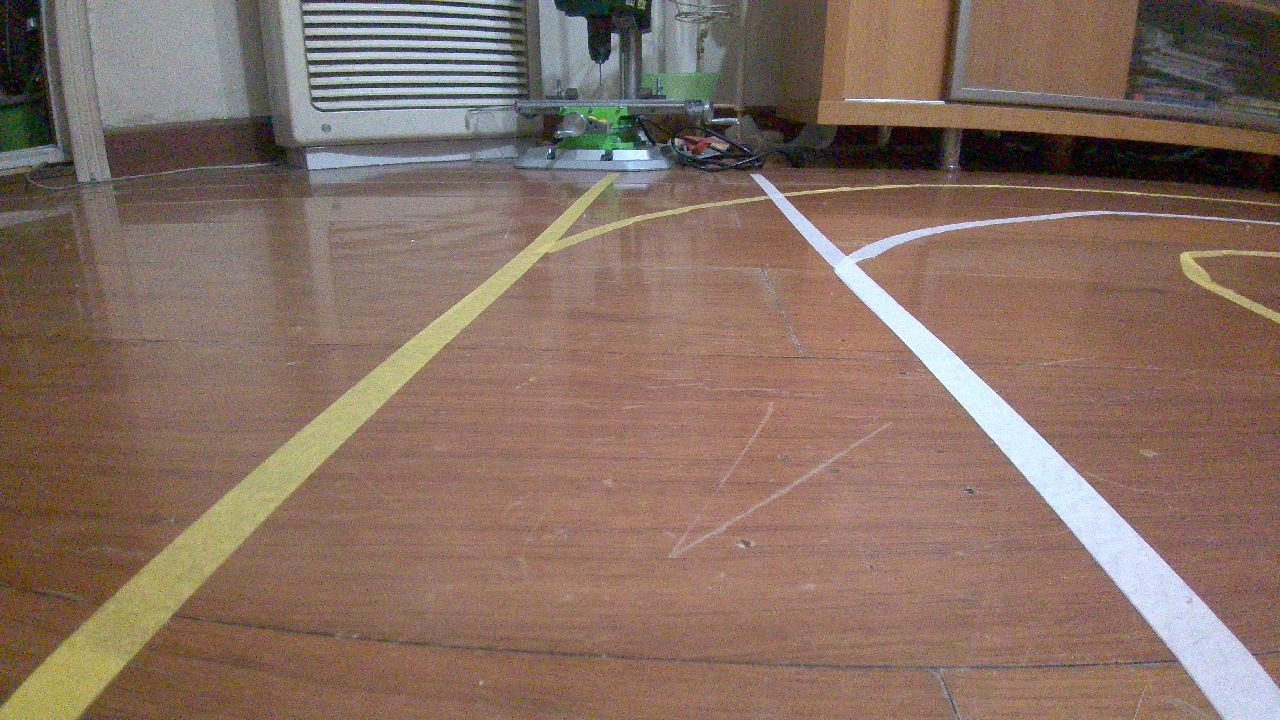
#> input picture test_images/cal_hwheel.jpg, 1280 x 720 px; its folder holds only this picture in this run
$ python gen_example_images.py   (older library calls are emulated)
#> lines starting #> are read from the running program, lines starting #| are printed output that depends on the picture; after the words box and inside, x2 and y2 are one past the last pixel; in counts of white or black regions, pixels touching at a corner belong together
### combined_thresh.py
import numpy as np
import cv2
import matplotlib.pyplot as plt
import matplotlib.image as mpimg
import pickle
import sys

def abs_sobel_thresh(img, orient='x', thresh_min=20, thresh_max=100):
	"""
	Takes an image, gradient orientation, and threshold min/max values
	"""
	# Convert to grayscale
	#gray = cv2.cvtColor(img, cv2.COLOR_RGB2GRAY)
	# Apply x or y gradient with the OpenCV Sobel() function

	gray = cv2.GaussianBlur(img, (5,5), 0)

	# and take the absolute value
	if orient == 'x':
		abs_sobel = np.absolute(cv2.Sobel(gray, cv2.CV_64F, 1, 0))
	if orient == 'y':
		abs_sobel = np.absolute(cv2.Sobel(gray, cv2.CV_64F, 0, 1))
	# Rescale back to 8 bit integer
	scaled_sobel = np.uint8(255*abs_sobel/np.max(abs_sobel))
	# Create a copy and apply the threshold
	binary_output = np.zeros_like(scaled_sobel)
	# Here I'm using inclusive (>=, <=) thresholds, but exclusive is ok too
	binary_output[(scaled_sobel >= thresh_min) & (scaled_sobel <= thresh_max)] = 1

	# Return the result
	return binary_output

def mag_thresh(img, sobel_kernel=3, mag_thresh=(30, 100)):
	"""
	Return the magnitude of the gradient
	for a given sobel kernel size and threshold values
	"""
	# Convert to grayscale
	#gray = cv2.cvtColor(img, cv2.COLOR_RGB2GRAY)
	# Take both Sobel x and y gradients
	gray = cv2.GaussianBlur(img, (5,5), 0)
	sobelx = cv2.Sobel(gray, cv2.CV_64F, 1, 0, ksize=sobel_kernel)
	sobely = cv2.Sobel(gray, cv2.CV_64F, 0, 1, ksize=sobel_kernel)
	# Calculate the gradient magnitude
	gradmag = np.sqrt(sobelx**2 + sobely**2)
	# Rescale to 8 bit
	scale_factor = np.max(gradmag)/255
	gradmag = (gradmag/scale_factor).astype(np.uint8)
	# Create a binary image of ones where threshold is met, zeros otherwise
	binary_output = np.zeros_like(gradmag)
	binary_output[(gradmag >= mag_thresh[0]) & (gradmag <= mag_thresh[1])] = 1

	# Return the binary image
	return binary_output


def dir_threshold(img, sobel_kernel=3, thresh=(0, np.pi/2)):
	"""
	Return the direction of the gradient
	for a given sobel kernel size and threshold values
	"""
	# Convert to grayscale
	#gray = cv2.cvtColor(img, cv2.COLOR_RGB2GRAY)
	# Calculate the x and y gradients
	sobelx = cv2.Sobel(img, cv2.CV_64F, 1, 0, ksize=sobel_kernel)
	sobely = cv2.Sobel(img, cv2.CV_64F, 0, 1, ksize=sobel_kernel)
	# Take the absolute value of the gradient direction,
	# apply a threshold, and create a binary image result
	absgraddir = np.arctan2(np.absolute(sobely), np.absolute(sobelx))
	binary_output =  np.zeros_like(absgraddir)
	binary_output[(absgraddir >= thresh[0]) & (absgraddir <= thresh[1])] = 1

	# Return the binary image
	return binary_output


def hls_thresh(img, thresh=(100, 255)):
	"""
	Convert RGB to HLS and threshold to binary image using S channel
	"""
	hls = cv2.cvtColor(img, cv2.COLOR_RGB2HLS)
	s_channel = hls[:,:,2]
	binary_output = np.zeros_like(s_channel)
	binary_output[(s_channel > thresh[0]) & (s_channel <= thresh[1])] = 1
	return binary_output


# [12 lines left out: functions canny, magthresh, not called in this run]

def combined_thresh(img):
	gray = cv2.cvtColor(img, cv2.COLOR_RGB2GRAY)
	abs_bin = abs_sobel_thresh(gray, orient='x', thresh_min=20, thresh_max=185)  #50 255

	mag_bin = mag_thresh(gray, sobel_kernel=3, mag_thresh=(50, 255))
	dir_bin = dir_threshold(gray, sobel_kernel=15, thresh=(0.7, 1.3))

	hls_bin = hls_thresh(img, thresh=(170, 255))

	combined = np.zeros_like(mag_bin) #np.zeros_like(dir_bin)
	combined[(abs_bin == 1 | ((mag_bin == 1) & (dir_bin == 1))) | hls_bin == 1] = 1
	return combined
	#return combined, abs_bin, mag_bin, dir_bin, hls_bin  # DEBUG

# [11 lines left out: function combined_thresh_d, not called in this run]


# [40 lines that do not run on import are left out]

### gen_example_images.py
'''
Generate example images to illustrate different pipeline stages' outputs
'''
import numpy as np
import cv2
import matplotlib.pyplot as plt
import matplotlib.image as mpimg
import pickle
import os
from combined_thresh import combined_thresh
from perspective_transform import perspective_transform
from line_fit import line_fit, viz2, calc_curve, final_viz


# Read camera calibration coefficients
with open('calibrate_camera.p', 'rb') as f:
#> (reads calibrate_camera.p from the repository)
	save_dict = pickle.load(f)
mtx = save_dict['mtx']
dist = save_dict['dist']

# Create example pipeline images for all test images
image_files = os.listdir('test_images')
for image_file in image_files:
	out_image_file = image_file.split('.')[0] + '.png'  # write to png format
	img = mpimg.imread('test_images/' + image_file)
#> img is the input picture: shape (720, 1280, 3); mean R, G, B 133.8, 111.3, 98.4

	# Undistort image
	img = cv2.undistort(img, mtx, dist, None, mtx)
	plt.imshow(img)
	plt.savefig('example_images/undistort_' + out_image_file)

	# Thresholded binary image
	img, abs_bin, mag_bin, dir_bin, hls_bin = combined_thresh(img)
#> in combined_thresh, `abs_bin = abs_sobel_thresh(gray, orient='x', thresh_min=20, thresh_max..`:
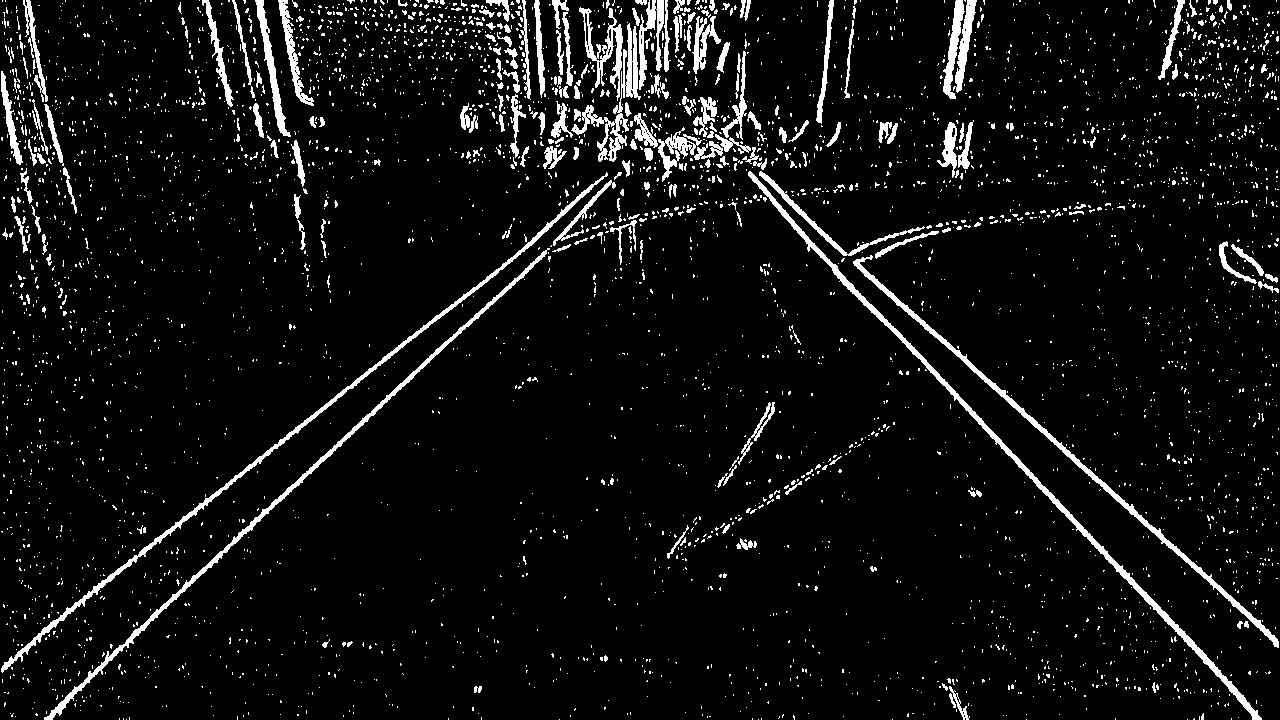
#> abs_bin: shape (720, 1280); values 0 (black) and 1 (white), 6.3% white; 4142 white regions (3906 under 20 px), largest, box (x1, y1, x2, y2) and area: (748, 171, 1262, 720) 4135, (1, 172, 608, 673) 3454, (44, 248, 550, 720) 3201
#> in mag_thresh, `gradmag = np.sqrt(sobelx**2 + sobely**2)`:
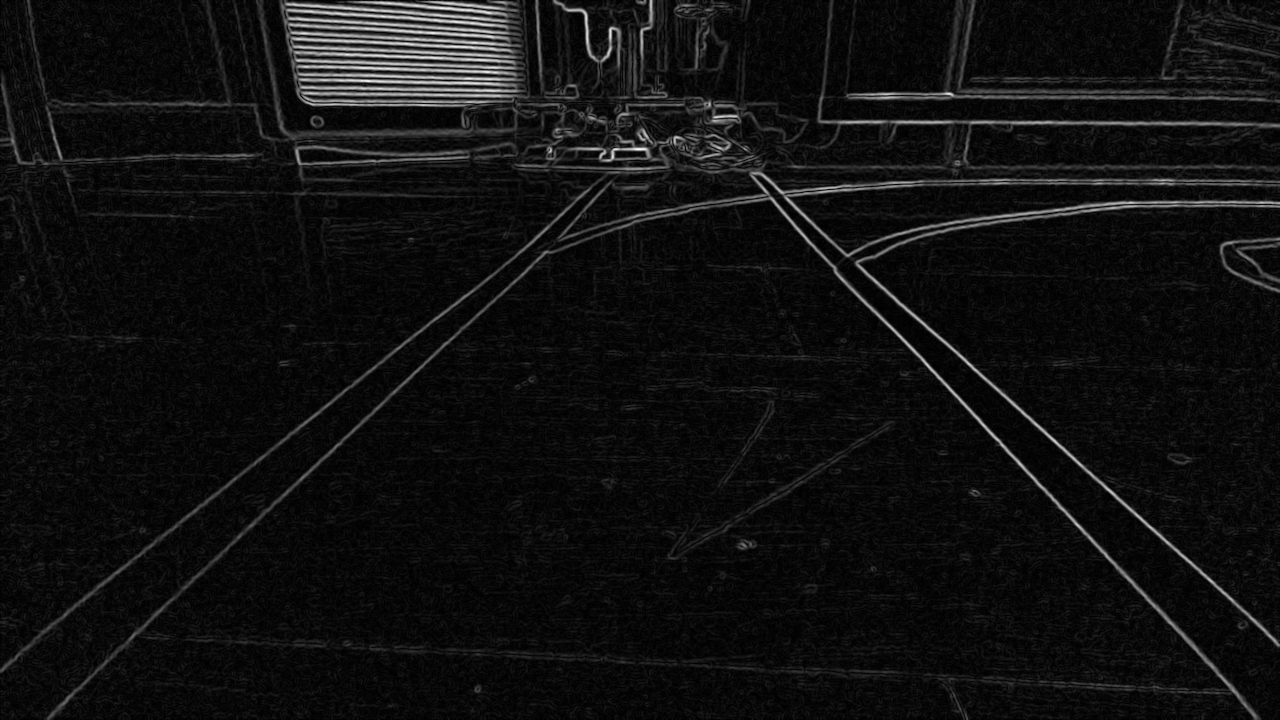
#> gradmag: shape (720, 1280) float64; min 0, max 379.2, mean 24.9; drawn with min black and max white
#> in mag_thresh, `scale_factor = np.max(gradmag)/255`: scale_factor = 1.49
#> in combined_thresh, `mag_bin = mag_thresh(gray, sobel_kernel=3, mag_thresh=(50, 255))`: mag_bin: shape (720, 1280); values 0 (black) and 1 (white), 6.1% white; 482 white regions (372 under 20 px), largest, box (x1, y1, x2, y2) and area: (280, 0, 530, 110) 17650, (182, 162, 1280, 720) 15004, (526, 126, 732, 171) 2611
#> in combined_thresh, `dir_bin = dir_threshold(gray, sobel_kernel=15, thresh=(0.7, 1.3))`: dir_bin: shape (720, 1280) float64; values 0 (black) and 1 (white), 38.7% white in thin lines or dots
#> in hls_thresh, `hls = cv2.cvtColor(img, cv2.COLOR_RGB2HLS)`: hls: shape (720, 1280, 3); mean of channels 0, 1, 2 31.7, 118.7, 57.2
#> in hls_thresh, `s_channel = hls[:,:,2]`:
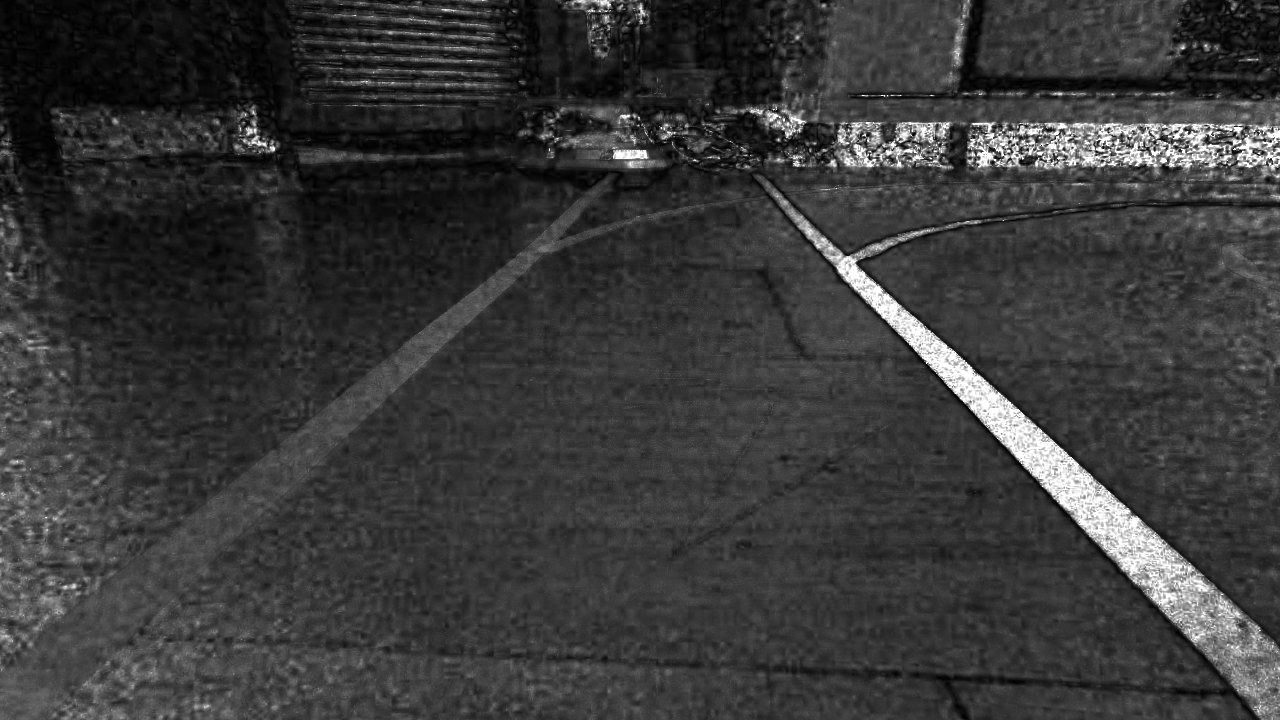
#> s_channel: shape (720, 1280); min 0, max 255, mean 57.2
#> in combined_thresh, `hls_bin = hls_thresh(img, thresh=(170, 255))`:
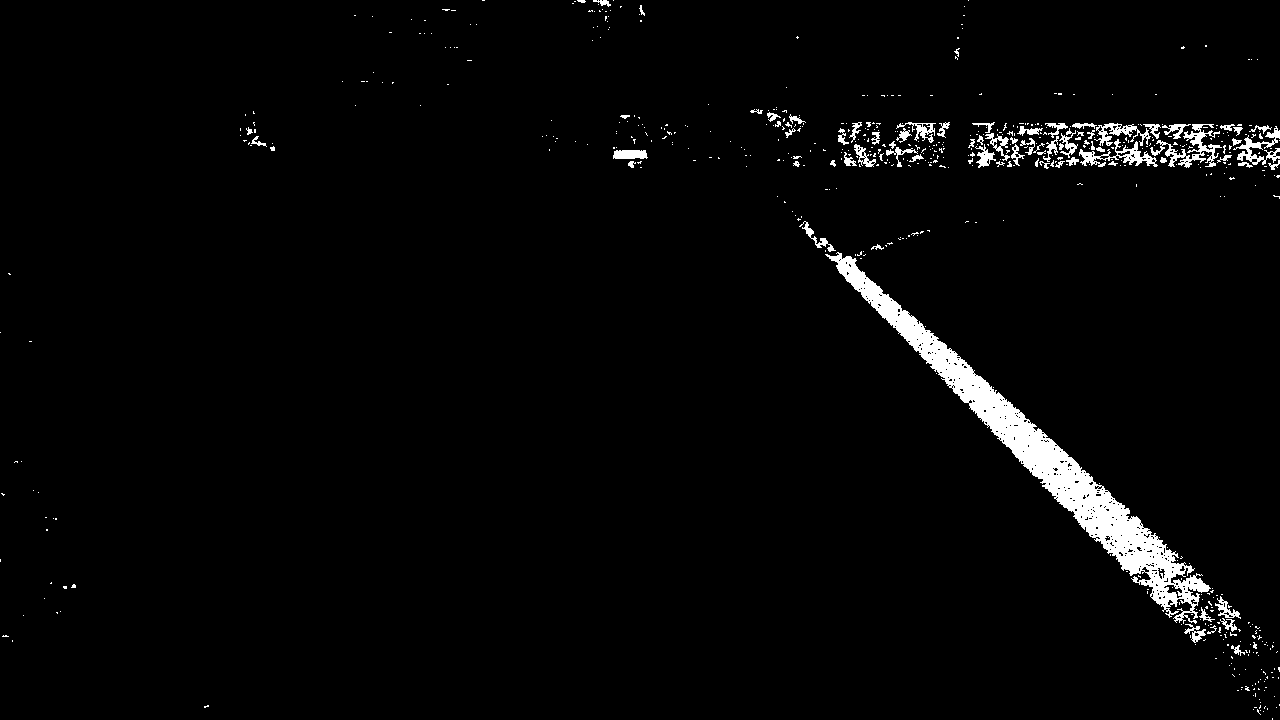
#> hls_bin: shape (720, 1280); values 0 (black) and 1 (white), 2.7% white; 602 white regions (527 under 20 px), largest, box (x1, y1, x2, y2) and area: (825, 252, 1211, 624) 15332, (1150, 124, 1222, 168) 938, (1079, 139, 1158, 167) 686
#> (the run stopped early here; a loop or call above may not have finished)
